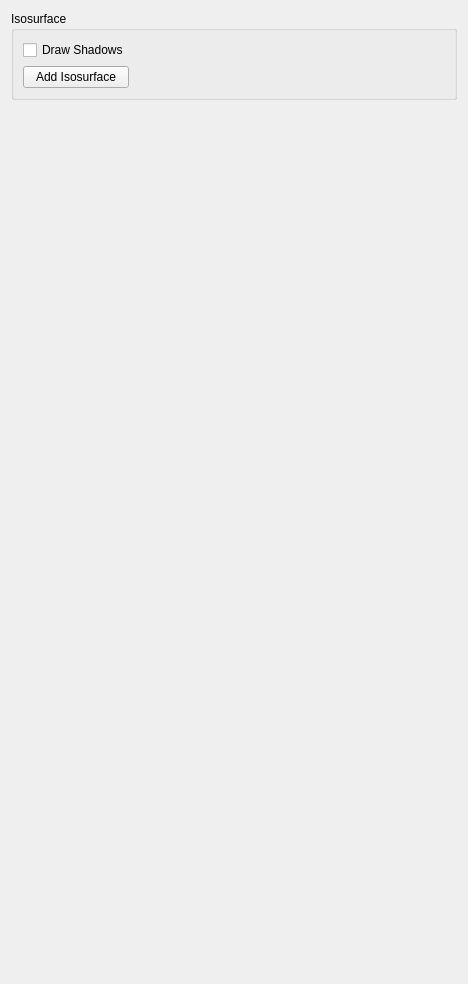
         <widget class="QWidget" name="page_2">
          <property name="geometry">
           <rect>
            <x>0</x>
            <y>0</y>
            <width>468</width>
            <height>984</height>
           </rect>
          </property>
          <attribute name="label">
           <string>Isosurfaces</string>
          </attribute>
          <layout class="QGridLayout" name="gridLayout_3">
           <item row="0" column="0">
            <widget class="QGroupBox" name="groupBox_isosurface">
             <property name="title">
              <string>Isosurface</string>
             </property>
             <layout class="QGridLayout" name="gridLayout_54">
              <item row="1" column="0">
               <widget class="QPushButton" name="pushButton_addIsosurface">
                <property name="text">
                 <string>Add Isosurface</string>
                </property>
               </widget>
              </item>
              <item row="0" column="0">
               <widget class="QCheckBox" name="checkBox_isosurfaceshadows">
                <property name="text">
                 <string>Draw Shadows</string>
                </property>
               </widget>
              </item>
              <item row="0" column="1">
               <spacer name="horizontalSpacer_22">
                <property name="orientation">
                 <enum>Qt::Horizontal</enum>
                </property>
                <property name="sizeHint" stdset="0">
                 <size>
                  <width>40</width>
                  <height>20</height>
                 </size>
                </property>
               </spacer>
              </item>
              <item row="2" column="0">
               <layout class="QVBoxLayout" name="verticalLayout_isosurface"/>
              </item>
             </layout>
            </widget>
           </item>
           <item row="1" column="0">
            <spacer name="verticalSpacer_12">
             <property name="orientation">
              <enum>Qt::Vertical</enum>
             </property>
             <property name="sizeType">
              <enum>QSizePolicy::Expanding</enum>
             </property>
             <property name="sizeHint" stdset="0">
              <size>
               <width>20</width>
               <height>30</height>
              </size>
             </property>
            </spacer>
           </item>
          </layout>
         </widget>
